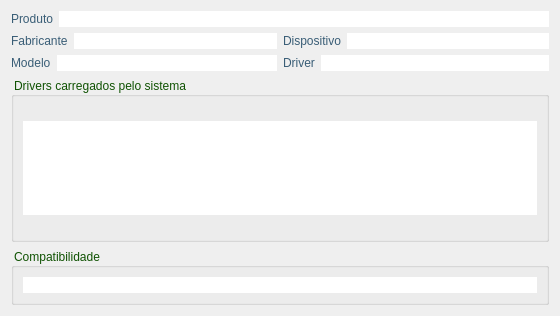
<?xml version="1.0" encoding="UTF-8"?>
<ui version="4.0">
 <class>WebcamFrame</class>
 <widget class="QFrame" name="WebcamFrame">
  <property name="geometry">
   <rect>
    <x>0</x>
    <y>0</y>
    <width>560</width>
    <height>316</height>
   </rect>
  </property>
  <property name="windowTitle">
   <string>Frame</string>
  </property>
  <property name="frameShape">
   <enum>QFrame::NoFrame</enum>
  </property>
  <property name="frameShadow">
   <enum>QFrame::Plain</enum>
  </property>
  <property name="lineWidth">
   <number>0</number>
  </property>
  <layout class="QVBoxLayout" name="verticalLayout_3">
   <item>
    <layout class="QHBoxLayout" name="horizontalLayout_4">
     <item>
      <widget class="QLabel" name="productLabel">
       <property name="styleSheet">
        <string>color: rgb(57, 93, 118);</string>
       </property>
       <property name="text">
        <string>Produto</string>
       </property>
      </widget>
     </item>
     <item>
      <widget class="QLineEdit" name="productLineEdit">
       <property name="styleSheet">
        <string notr="true">background-image: url(:/ldc_white_bckg/ldc_white_bckg.png);
color: rgb(0, 0, 0);</string>
       </property>
       <property name="text">
        <string/>
       </property>
       <property name="frame">
        <bool>false</bool>
       </property>
       <property name="cursorPosition">
        <number>0</number>
       </property>
      </widget>
     </item>
    </layout>
   </item>
   <item>
    <layout class="QHBoxLayout" name="horizontalLayout_5">
     <item>
      <layout class="QHBoxLayout" name="horizontalLayout">
       <property name="sizeConstraint">
        <enum>QLayout::SetDefaultConstraint</enum>
       </property>
       <item>
        <widget class="QLabel" name="vendorLabel">
         <property name="styleSheet">
          <string>color: rgb(57, 93, 118);</string>
         </property>
         <property name="text">
          <string>Fabricante</string>
         </property>
        </widget>
       </item>
       <item>
        <widget class="QLineEdit" name="vendorLineEdit">
         <property name="styleSheet">
          <string notr="true">background-image: url(:/ldc_white_bckg/ldc_white_bckg.png);
color: rgb(0, 0, 0);</string>
         </property>
         <property name="text">
          <string/>
         </property>
         <property name="frame">
          <bool>false</bool>
         </property>
         <property name="cursorPosition">
          <number>0</number>
         </property>
         <property name="readOnly">
          <bool>true</bool>
         </property>
        </widget>
       </item>
      </layout>
     </item>
     <item>
      <layout class="QHBoxLayout" name="horizontalLayout_2">
       <item>
        <widget class="QLabel" name="deviceLabel">
         <property name="styleSheet">
          <string>color: rgb(57, 93, 118);</string>
         </property>
         <property name="text">
          <string>Dispositivo</string>
         </property>
        </widget>
       </item>
       <item>
        <widget class="QLineEdit" name="deviceLineEdit">
         <property name="styleSheet">
          <string notr="true">background-image: url(:/ldc_white_bckg/ldc_white_bckg.png);
color: rgb(0, 0, 0);</string>
         </property>
         <property name="text">
          <string/>
         </property>
         <property name="frame">
          <bool>false</bool>
         </property>
         <property name="cursorPosition">
          <number>0</number>
         </property>
         <property name="readOnly">
          <bool>true</bool>
         </property>
        </widget>
       </item>
      </layout>
     </item>
    </layout>
   </item>
   <item>
    <layout class="QHBoxLayout" name="horizontalLayout_8">
     <item>
      <layout class="QHBoxLayout" name="horizontalLayout_9">
       <item>
        <widget class="QLabel" name="modelLabel">
         <property name="styleSheet">
          <string>color: rgb(57, 93, 118);</string>
         </property>
         <property name="text">
          <string>Modelo</string>
         </property>
        </widget>
       </item>
       <item>
        <widget class="QLineEdit" name="modelLineEdit">
         <property name="styleSheet">
          <string notr="true">background-image: url(:/ldc_white_bckg/ldc_white_bckg.png);
color: rgb(0, 0, 0);</string>
         </property>
         <property name="text">
          <string/>
         </property>
         <property name="frame">
          <bool>false</bool>
         </property>
         <property name="cursorPosition">
          <number>0</number>
         </property>
        </widget>
       </item>
      </layout>
     </item>
     <item>
      <layout class="QHBoxLayout" name="horizontalLayout_7">
       <item>
        <widget class="QLabel" name="driverLabel">
         <property name="styleSheet">
          <string>color: rgb(57, 93, 118);</string>
         </property>
         <property name="text">
          <string>Driver</string>
         </property>
        </widget>
       </item>
       <item>
        <widget class="QLineEdit" name="driverLineEdit">
         <property name="styleSheet">
          <string notr="true">background-image: url(:/ldc_white_bckg/ldc_white_bckg.png);
color: rgb(0, 0, 0);</string>
         </property>
         <property name="text">
          <string/>
         </property>
         <property name="frame">
          <bool>false</bool>
         </property>
         <property name="cursorPosition">
          <number>0</number>
         </property>
         <property name="readOnly">
          <bool>true</bool>
         </property>
        </widget>
       </item>
      </layout>
     </item>
    </layout>
   </item>
   <item>
    <widget class="QGroupBox" name="loadedGroupBox">
     <property name="styleSheet">
      <string>color: rgb(15, 82, 2);</string>
     </property>
     <property name="title">
      <string>Drivers carregados pelo sistema</string>
     </property>
     <layout class="QVBoxLayout" name="verticalLayout">
      <item>
       <widget class="QListWidget" name="loadedListWidget">
        <property name="maximumSize">
         <size>
          <width>16777215</width>
          <height>94</height>
         </size>
        </property>
        <property name="styleSheet">
         <string>background-image: url(:/ldc_white_bckg/ldc_white_bckg.png);
color: rgb(0, 0, 0);</string>
        </property>
        <property name="frameShape">
         <enum>QFrame::NoFrame</enum>
        </property>
        <property name="frameShadow">
         <enum>QFrame::Plain</enum>
        </property>
        <property name="lineWidth">
         <number>0</number>
        </property>
       </widget>
      </item>
     </layout>
    </widget>
   </item>
   <item>
    <widget class="QGroupBox" name="groupBox">
     <property name="styleSheet">
      <string notr="true">color: rgb(15, 82, 2);</string>
     </property>
     <property name="title">
      <string>Compatibilidade</string>
     </property>
     <layout class="QHBoxLayout" name="horizontalLayout_12">
      <item>
       <widget class="QLineEdit" name="compatLineEdit">
        <property name="styleSheet">
         <string notr="true">background-image: url(:/ldc_white_bckg/ldc_white_bckg.png);
color: rgb(0, 0, 0);</string>
        </property>
        <property name="text">
         <string/>
        </property>
        <property name="frame">
         <bool>false</bool>
        </property>
        <property name="cursorPosition">
         <number>0</number>
        </property>
       </widget>
      </item>
     </layout>
    </widget>
   </item>
  </layout>
 </widget>
 <resources>
  <include location="../../gui/resources/ldc_resources.qrc"/>
 </resources>
 <connections/>
</ui>
